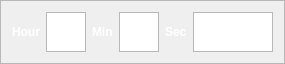
                   <widget class="QFrame" name="frame_36">
                    <property name="maximumSize">
                     <size>
                      <width>16777215</width>
                      <height>60</height>
                     </size>
                    </property>
                    <property name="frameShape">
                     <enum>QFrame::StyledPanel</enum>
                    </property>
                    <property name="frameShadow">
                     <enum>QFrame::Raised</enum>
                    </property>
                    <layout class="QHBoxLayout" name="horizontalLayout_18">
                     <item>
                      <widget class="QLabel" name="label_70">
                       <property name="maximumSize">
                        <size>
                         <width>40</width>
                         <height>40</height>
                        </size>
                       </property>
                       <property name="font">
                        <font>
                         <weight>75</weight>
                         <bold>true</bold>
                        </font>
                       </property>
                       <property name="styleSheet">
                        <string notr="true">color: rgb(255, 255, 255);</string>
                       </property>
                       <property name="text">
                        <string>Hour</string>
                       </property>
                      </widget>
                     </item>
                     <item>
                      <widget class="QTextEdit" name="textEdit_24">
                       <property name="maximumSize">
                        <size>
                         <width>40</width>
                         <height>40</height>
                        </size>
                       </property>
                       <property name="font">
                        <font>
                         <pointsize>10</pointsize>
                         <weight>75</weight>
                         <bold>true</bold>
                        </font>
                       </property>
                       <property name="styleSheet">
                        <string notr="true">color:rgb(0, 0, 0);</string>
                       </property>
                      </widget>
                     </item>
                     <item>
                      <widget class="QLabel" name="label_71">
                       <property name="maximumSize">
                        <size>
                         <width>40</width>
                         <height>40</height>
                        </size>
                       </property>
                       <property name="font">
                        <font>
                         <weight>75</weight>
                         <bold>true</bold>
                        </font>
                       </property>
                       <property name="styleSheet">
                        <string notr="true">color: rgb(255, 255, 255);</string>
                       </property>
                       <property name="text">
                        <string>Min</string>
                       </property>
                      </widget>
                     </item>
                     <item>
                      <widget class="QTextEdit" name="textEdit_25">
                       <property name="maximumSize">
                        <size>
                         <width>40</width>
                         <height>40</height>
                        </size>
                       </property>
                       <property name="font">
                        <font>
                         <pointsize>10</pointsize>
                         <weight>75</weight>
                         <bold>true</bold>
                        </font>
                       </property>
                       <property name="styleSheet">
                        <string notr="true">color:rgb(0, 0, 0);</string>
                       </property>
                      </widget>
                     </item>
                     <item>
                      <widget class="QLabel" name="label_72">
                       <property name="maximumSize">
                        <size>
                         <width>40</width>
                         <height>40</height>
                        </size>
                       </property>
                       <property name="font">
                        <font>
                         <weight>75</weight>
                         <bold>true</bold>
                        </font>
                       </property>
                       <property name="styleSheet">
                        <string notr="true">color: rgb(255, 255, 255);</string>
                       </property>
                       <property name="text">
                        <string>Sec</string>
                       </property>
                      </widget>
                     </item>
                     <item>
                      <widget class="QTextEdit" name="textEdit_26">
                       <property name="maximumSize">
                        <size>
                         <width>80</width>
                         <height>40</height>
                        </size>
                       </property>
                       <property name="font">
                        <font>
                         <pointsize>10</pointsize>
                         <weight>75</weight>
                         <bold>true</bold>
                        </font>
                       </property>
                       <property name="styleSheet">
                        <string notr="true">color:rgb(0, 0, 0);</string>
                       </property>
                      </widget>
                     </item>
                    </layout>
                   </widget>
